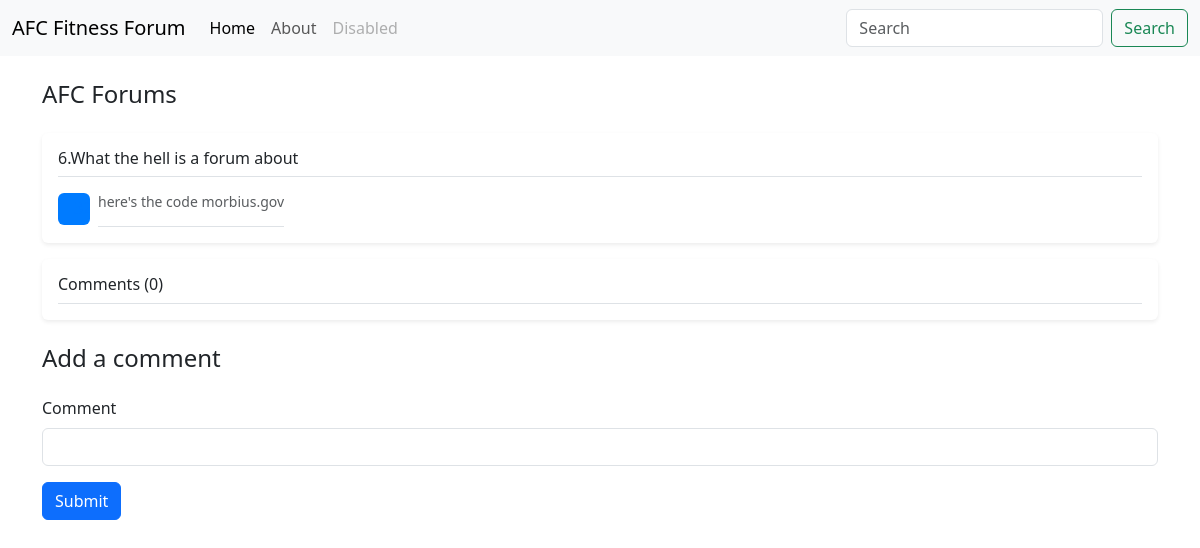
The page /topic/6 on the database as committed earlier.
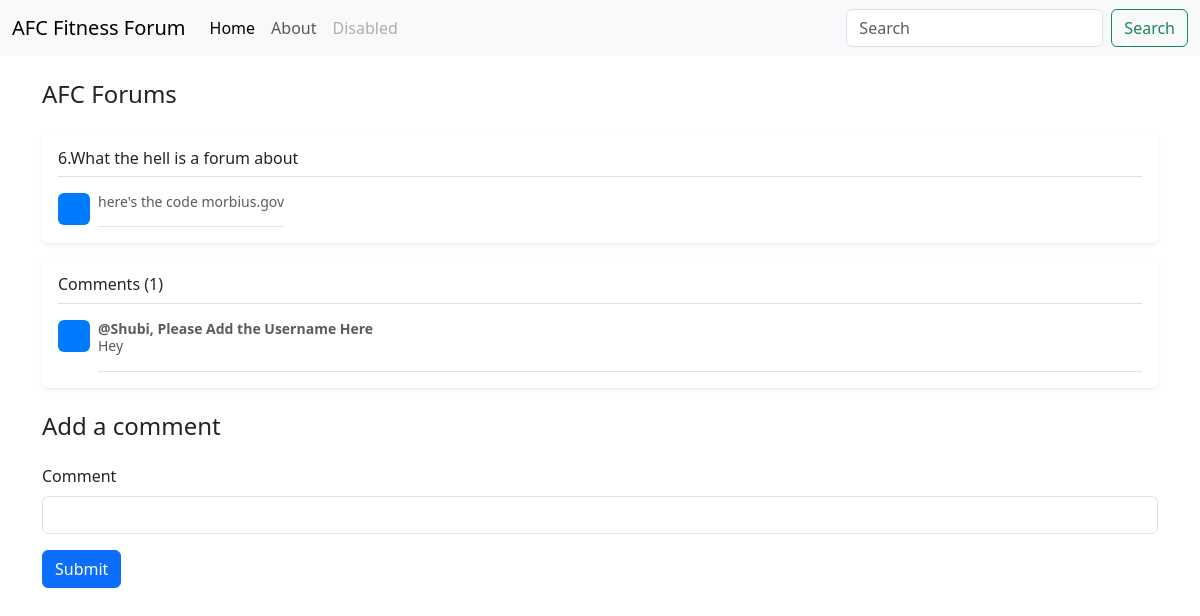
The same page on the database as committed later.
### main.py (models this page shows)
class Comment(db.Model):
    id = db.Column(db.Integer, primary_key=True)
    text = db.Column(db.String, unique=True, nullable=False)
    topicId = db.Column(db.String)

### main.py (the view, shortened to what this page needs)
@app.route("/topic/<int:id>", methods=["GET", "POST"])
def topic(id):
    topic = db.get_or_404(Topic, id)
    comments = Comment.query.filter_by(topicId=id).all()
    return render_template("forumpost.html", topic=topic, comments=comments )

### templates/forumpost.html (shortened to what this page needs)
<!doctype html>
<html lang="en">
  <head>
    <link href="https://cdn.jsdelivr.net/npm/bootstrap@5.3.3/dist/css/bootstrap.min.css" rel="stylesheet">
  </head>
  <body>
    <nav class="navbar navbar-expand-lg bg-body-tertiary">
        <div class="container-fluid">
          <a class="navbar-brand" href="/">AFC Fitness Forum</a>
          <div class="collapse navbar-collapse" id="navbarSupportedContent">
            <ul class="navbar-nav me-auto mb-2 mb-lg-0">
              <li class="nav-item">
                <a class="nav-link active" aria-current="page" href="/">Home</a>
              </li>
              <li class="nav-item">
                <a class="nav-link" href="#">About</a>
              </li>
              <li class="nav-item">
                <a class="nav-link disabled" aria-disabled="true">Disabled</a>
              </li>
            </ul>
            <form class="d-flex" role="search">
              <input class="form-control me-2" type="search" placeholder="Search" aria-label="Search">
              <button class="btn btn-outline-success" type="submit">Search</button>
            </form>
          </div>
        </div>
      </nav>
      <div class="container">
          <h1 class="my-4 fs-4 text">AFC Forums</h1>
          <div class="my-3 p-3 bg-body rounded shadow-sm">
            <h6 class="border-bottom pb-2 mb-0">{{topic.id}}.{{topic.title}}</h6>
            <div class="d-flex text-body-secondary pt-3">
                <svg class="bd-placeholder-img flex-shrink-0 me-2 rounded" width="32" height="32" xmlns="http://www.w3.org/2000/svg" role="img" aria-label="Placeholder: 32x32" preserveAspectRatio="xMidYMid slice" focusable="false"><title>Placeholder</title><rect width="100%" height="100%" fill="#007bff"></rect><text x="50%" y="50%" fill="#007bff" dy=".3em">32x32</text></svg>
                <p class="pb-3 mb-0 small lh-sm border-bottom">
                    {{topic.description}}
                </p>
            </div>
        </div>
        <div class="my-3 p-3 bg-body rounded shadow-sm">
            <h6 class="border-bottom pb-2 mb-0">Comments ({{comments|length}})</h6>
            {% for comment in comments %}
            <div class="d-flex text-body-secondary pt-3">
              <svg class="bd-placeholder-img flex-shrink-0 me-2 rounded" width="32" height="32" xmlns="http://www.w3.org/2000/svg" role="img" aria-label="Placeholder: 32x32" preserveAspectRatio="xMidYMid slice" focusable="false"><title>Placeholder</title><rect width="100%" height="100%" fill="#007bff"></rect><text x="50%" y="50%" fill="#007bff" dy=".3em">32x32</text></svg>
              <div class="pb-3 mb-0 small lh-sm border-bottom w-100">
                <div class="d-flex justify-content-between">
                  <strong class="text-gray-dark">@Shubi, Please Add the Username Here</strong>
                </div>
                <span class="d-block">{{comment.text}}</span>
              </div>
            </div>
            {% endfor %}
        </div>
        <h1 class="fs-4 text my-4">Add a comment</h1>
        <form accept="/topic/{{topic.id}}" method="post">
            <div class="mb-3">
              <label for="title" class="form-label">Comment</label>
              <input type="text" name="comment" class="form-control" id="comment" aria-describedby="emailHelp">
            </div>
            <button type="submit" class="btn btn-primary">Submit</button>
          </form>
      </div>
  </body>
</html>

Rows that differ between the two databases and show on the page:
added Comment: text "Hey"
Other text that changed with them:
{{ comments|length }}: "0" → "1"
